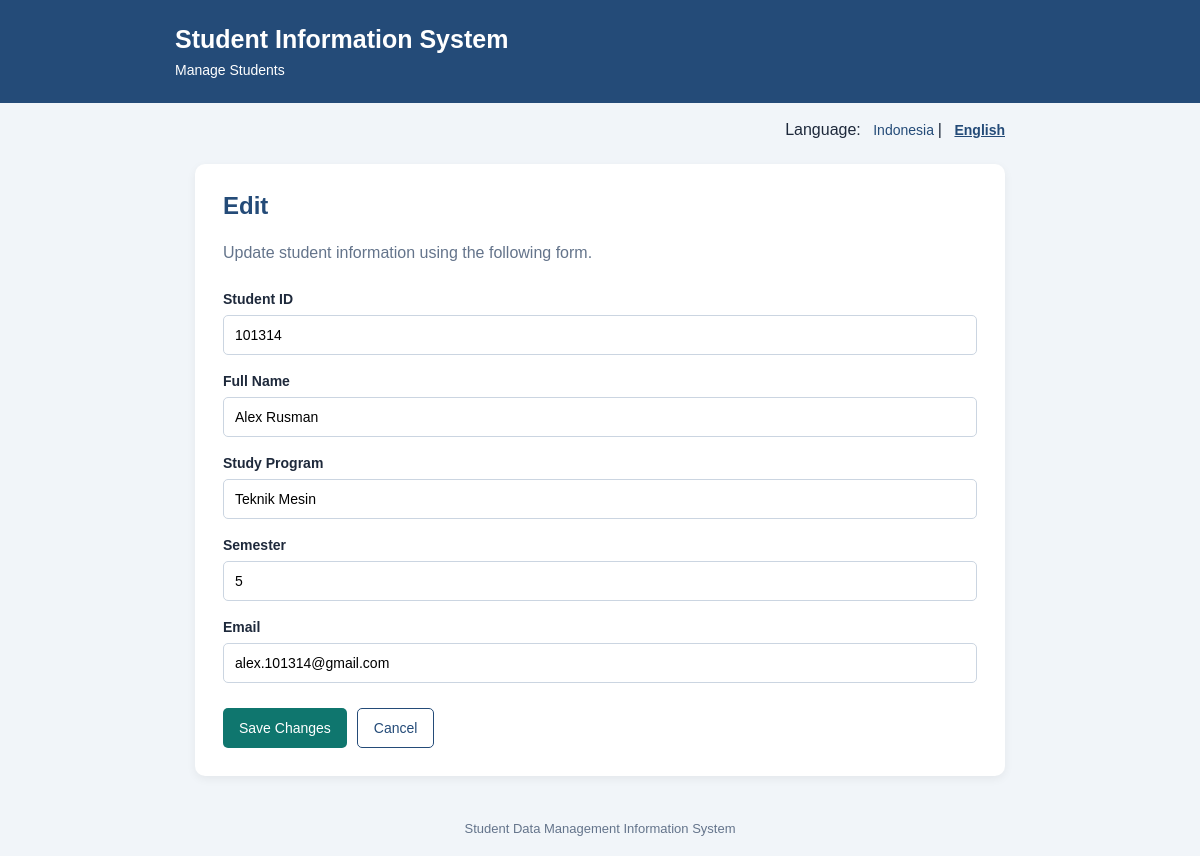
The app's page /student_management/mahasiswa/edit.php?id=7&lang=en (signed in) with its own data.
### tables this page shows
CREATE TABLE IF NOT EXISTS `mahasiswa` (
  `id` int NOT NULL AUTO_INCREMENT,
  `nim` varchar(20) NOT NULL DEFAULT 'NOT NULL',
  `nama` varchar(50) NOT NULL DEFAULT 'NOT NULL',
  `prodi` varchar(50) NOT NULL DEFAULT 'NOT NULL',
  `semester` tinyint NOT NULL,
  `email` varchar(50) NOT NULL,
  `created_at` timestamp NOT NULL DEFAULT (now()),
  PRIMARY KEY (`id`),
  UNIQUE KEY `Index 2` (`nim`)
);

### student_management/includes/language.php (called while the page is built, shortened)
<?php
$lang = $_SESSION['language'];
function translate($key)
{
    global $translations, $lang;
    return $translations[$lang][$key]
        ?? $translations['id'][$key]
        ?? $key;
}

### student_management/mahasiswa/edit.php (the view, shortened to what this page needs)
<?php
require_once '../includes/language.php';
require_once '../config/database.php';
$id = filter_input(INPUT_GET, 'id', FILTER_VALIDATE_INT);
$query = $pdo->prepare(
    "SELECT * FROM mahasiswa WHERE id = :id"
);
$query->execute(['id' => $id]);
$mahasiswa = $query->fetch(PDO::FETCH_ASSOC);
$nim = $mahasiswa['nim'];
$nama = $mahasiswa['nama'];
$prodi = $mahasiswa['prodi'];
$semester = $mahasiswa['semester'];
$email = $mahasiswa['email'];
?>
<!DOCTYPE html>
<html lang="<?= htmlspecialchars($lang, ENT_QUOTES, 'UTF-8'); ?>">
<head>
</head>
<body>
    <header class="header">
        <div class="header-content">
            <h1><?= htmlspecialchars(translate('system_name')); ?></h1>
            <p><?= htmlspecialchars(translate('student_management')); ?></p>
        </div>
    </header>
    <div class="language">
        <?= htmlspecialchars(translate('language')); ?>:
        <a href="?id=<?= (int) $id; ?>&lang=id"
           class="<?= $lang === 'id' ? 'active' : ''; ?>">
            Indonesia
        </a>
        |
        <a href="?id=<?= (int) $id; ?>&lang=en"
           class="<?= $lang === 'en' ? 'active' : ''; ?>">
            English
        </a>
    </div>
    <main class="container">
        <div class="card">
            <h2><?= htmlspecialchars(translate('edit_student')); ?></h2>
            <p class="description">
                <?= htmlspecialchars(translate('edit_description')); ?>
            </p>
            <form method="POST" action="edit.php?id=<?= (int) $id; ?>">
                <div class="form-group">
                    <label for="nim">
                        <?= htmlspecialchars(translate('student_number')); ?>
                    </label>
                    <input
                        type="text"
                        id="nim"
                        name="nim"
                        value="<?= htmlspecialchars($nim, ENT_QUOTES, 'UTF-8'); ?>"
                        maxlength="20"
                        required
                    >
                </div>
                <div class="form-group">
                    <label for="nama">
                        <?= htmlspecialchars(translate('full_name')); ?>
                    </label>
                    <input
                        type="text"
                        id="nama"
                        name="nama"
                        value="<?= htmlspecialchars($nama, ENT_QUOTES, 'UTF-8'); ?>"
                        maxlength="50"
                        required
                    >
                </div>
                <div class="form-group">
                    <label for="prodi">
                        <?= htmlspecialchars(translate('study_program')); ?>
                    </label>
                    <input
                        type="text"
                        id="prodi"
                        name="prodi"
                        value="<?= htmlspecialchars($prodi, ENT_QUOTES, 'UTF-8'); ?>"
                        maxlength="50"
                        required
                    >
                </div>
                <div class="form-group">
                    <label for="semester">
                        <?= htmlspecialchars(translate('semester')); ?>
                    </label>
                    <input
                        type="number"
                        id="semester"
                        name="semester"
                        value="<?= htmlspecialchars((string) $semester, ENT_QUOTES, 'UTF-8'); ?>"
                        min="1"
                        max="14"
                        required
                    >
                </div>
                <div class="form-group">
                    <label for="email">
                        <?= htmlspecialchars(translate('email')); ?>
                    </label>
                    <input
                        type="email"
                        id="email"
                        name="email"
                        value="<?= htmlspecialchars($email, ENT_QUOTES, 'UTF-8'); ?>"
                        maxlength="50"
                        required
                    >
                </div>
                <div class="actions">
                    <button type="submit" class="button button-save">
                        <?= htmlspecialchars(translate('save_changes')); ?>
                    </button>
                    <a href="index.php" class="button button-cancel">
                        <?= htmlspecialchars(translate('cancel')); ?>
                    </a>
                </div>
            </form>
        </div>
    </main>
    <footer class="footer">
        <?= htmlspecialchars(translate('footer')); ?>
    </footer>
</body>
</html>

### student_management/mahasiswa/edit.php (style rules this page uses)
* { box-sizing: border-box; }
body { margin: 0; font-family: Arial, sans-serif; background: #f1f5f9; color: #1e293b; }
.header { background: #244b78; color: white; padding: 25px 20px; }
.header-content { max-width: 850px; margin: auto; }
.header h1 { margin: 0 0 8px; font-size: 25px; }
.header p { margin: 0; font-size: 14px; }
.language { max-width: 850px; margin: 18px auto 0; padding: 0 20px; text-align: right; }
.language a { color: #244b78; text-decoration: none; margin-left: 8px; font-size: 14px; }
.language .active { font-weight: bold; text-decoration: underline; }
.container { max-width: 850px; margin: 25px auto; padding: 0 20px; }
.card { background: white; padding: 28px; border-radius: 10px; box-shadow: 0 3px 10px rgba(0, 0, 0, 0.06); }
.card h2 { margin-top: 0; color: #244b78; }
.description { color: #64748b; line-height: 1.6; margin-bottom: 25px; }
.form-group { margin-bottom: 18px; }
label { display: block; font-weight: bold; font-size: 14px; margin-bottom: 8px; }
input { width: 100%; padding: 11px; border: 1px solid #cbd5e1; border-radius: 5px; font-size: 14px; }
.actions { display: flex; gap: 10px; flex-wrap: wrap; margin-top: 25px; }
.button { display: inline-block; padding: 11px 16px; border: none; border-radius: 5px; font-size: 14px; text-decoration: none; cursor: pointer; }
.button-save { background: #0f766e; color: white; }
.button-cancel { background: white; color: #244b78; border: 1px solid #244b78; }
.footer { text-align: center; color: #64748b; font-size: 13px; padding: 20px; }

### records on screen
mahasiswa: nim "101314", nama "Alex Rusman", prodi "Teknik Mesin", semester "5", email "alex.101314@gmail.com"

### other values on screen
translate('system_name') "Student Information System"
translate('student_management') "Manage Students"
translate('language') "Language"
translate('edit_student') "Edit"
translate('edit_description') "Update student information using the following form."
translate('student_number') "Student ID"
translate('full_name') "Full Name"
translate('study_program') "Study Program"
translate('semester') "Semester"
translate('email') "Email"
translate('save_changes') "Save Changes"
translate('cancel') "Cancel"
translate('footer') "Student Data Management Information System"
